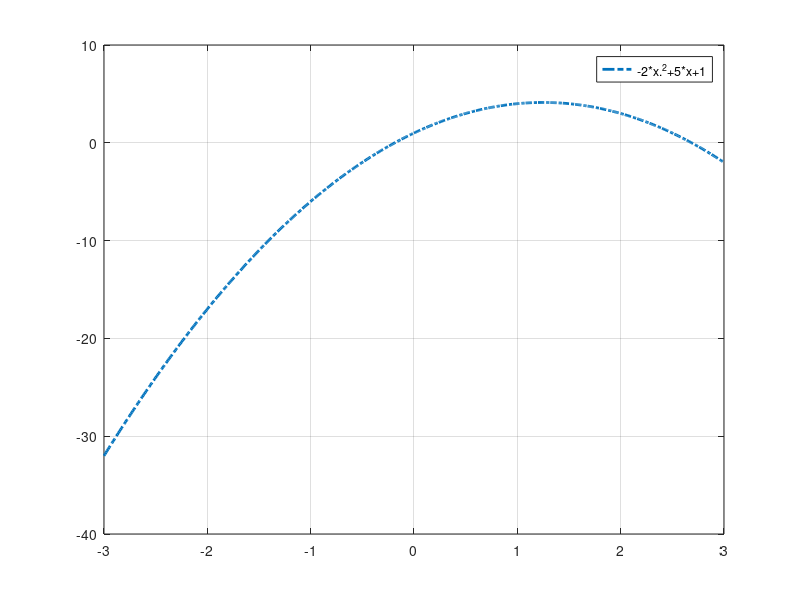

Write the MATLAB code that produced this figure.
clear all; close all; clc
N = 1000;

f = @(n) 1/n;

for n = 1:N
    disp(strcat('u_',num2str(n),'= ',num2str(f(n))))    
end


%%
x = -3:0.01:3
y = -2*x.^2+5*x+1

plot(x,y,'-.','linewidth',2)
legend('-2*x.^2+5*x+1')
grid on

